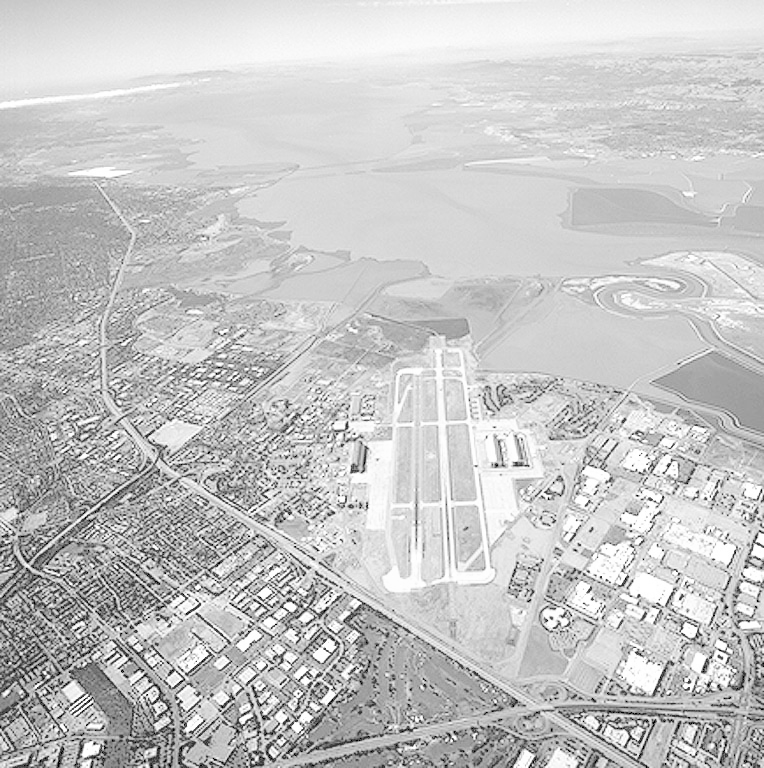
#> input picture MorphologicalAndHistogramEqualization/aerialview-washedout.tif, 764 x 768 px
$ python problem2.py
#> lines starting #> are read from the running program, lines starting #| are printed output that depends on the picture
from __future__ import print_function
import numpy as np
import cv2

def adjust_gamma(image, gamma=1.0):
	# build a lookup table mapping the pixel values [0, 255] to their adjusted gamma values
	invGamma = 1.0 / gamma
	one_invGamma=1-invGamma
	#table = np.array([((i / 255.0) ** invGamma) * 255 for i in np.arange(0, 256)]).astype("uint8")
	table = np.array([(i** invGamma)*(255**one_invGamma) for i in np.arange(0, 256)]).astype("uint8")
	# apply gamma correction using the lookup table
	return cv2.LUT(image, table)


img=cv2.imread('aerialview-washedout.tif')
#> img is the input picture: shape (768, 764, 3); min 0, max 255, mean 197.2
adjusted = adjust_gamma(img, gamma=0.25)
#> in adjust_gamma, `return cv2.LUT(image, table)`:
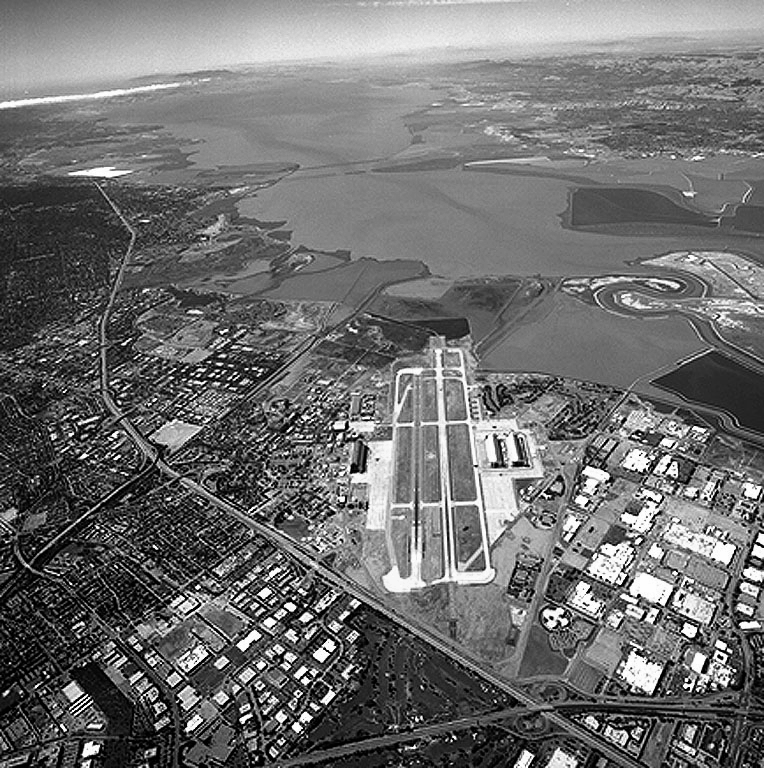
#> returned value: shape (768, 764, 3); min 0, max 254, mean 110.3


scale_percent = 60 # percent of original size
width = int(img.shape[1] * scale_percent / 100)
#> width = 458
height = int(img.shape[0] * scale_percent / 100)
#> height = 460
dim = (width, height)
#> dim = (458, 460)

resized1 = cv2.resize(img, dim, interpolation = cv2.INTER_AREA)
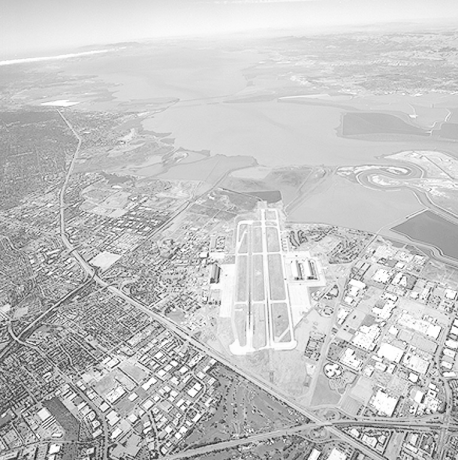
#> resized1: shape (460, 458, 3); min 13, max 255, mean 197.2
resized2 = cv2.resize(adjusted, dim, interpolation = cv2.INTER_AREA)
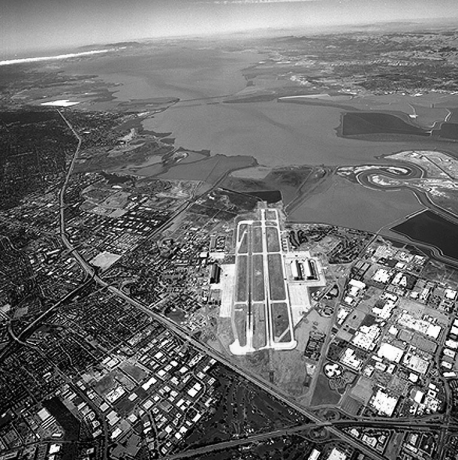
#> resized2: shape (460, 458, 3); min 0, max 254, mean 110.3

combine=np.hstack((resized1,resized2))
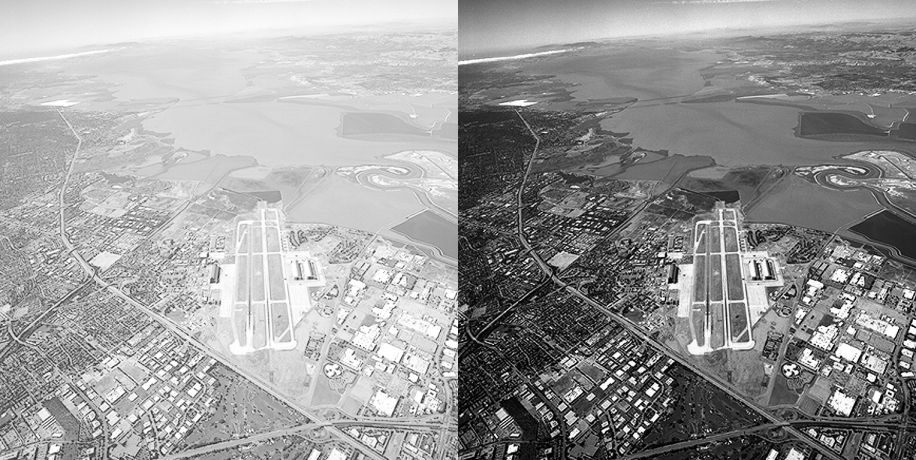
#> combine: shape (460, 916, 3); min 0, max 255, mean 153.8
cv2.imshow('gamma correction',combine)
cv2.waitKey(0)
